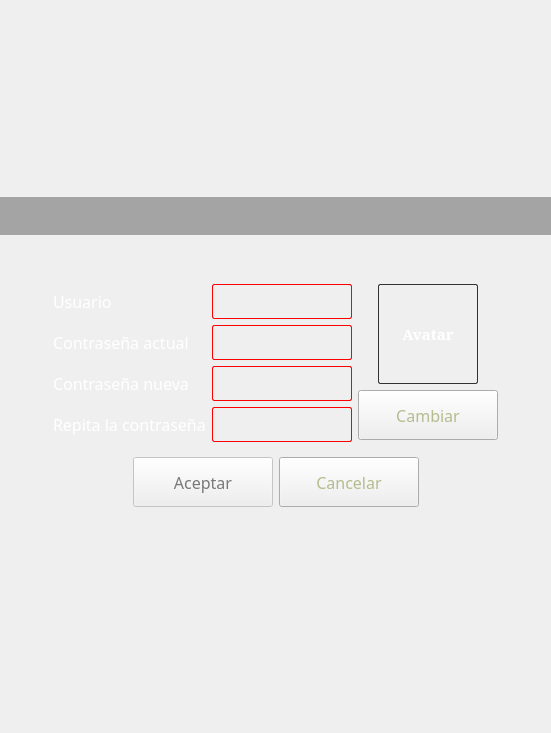
<?xml version="1.0" encoding="UTF-8"?>
<ui version="4.0">
 <class>FormEditUserAccount</class>
 <widget class="QWidget" name="FormEditUserAccount">
  <property name="enabled">
   <bool>true</bool>
  </property>
  <property name="geometry">
   <rect>
    <x>0</x>
    <y>0</y>
    <width>551</width>
    <height>733</height>
   </rect>
  </property>
  <property name="windowTitle">
   <string>Form</string>
  </property>
  <property name="styleSheet">
   <string notr="true">QWidget:disabled{
	color: rgb(120, 120,120);
}
QPushButton:disabled{
	border-image: url(:/stylesheet/button_disabled.png);
}
/*PushButton*/
QPushButton{
	color: rgb(180, 188, 142);
	border-image: url(:/stylesheet/button.png);
}
QPushButton:hover, QPushButton:focus{	
	color: rgb(255, 255, 255);	
	border-image: url(:/stylesheet/button_hover.png);
}
QPushButton:pressed{
	padding-top: 2px;
	border-image: url(:/stylesheet/button_pressed.png);
}
/*LineEdit*/
QLineEdit{	
	padding: 0 8px;
	color: red;
	border: 1px solid red;
	border-radius: 2px;
	background-color: rgba(255, 255, 255, 5);
	selection-background-color: rgba(180, 190, 140, 40);
}
QLabel{
	color: rgb(255, 255, 255);
}
#_w_title{	
	background-color: rgba(0, 0, 0, 80);
}
#_l_avatar{
	border: 1px solid rgb(50, 50, 50);
	border-radius: 2px;
	background-color: rgba(255, 255, 255, 5);
}</string>
  </property>
  <layout class="QVBoxLayout" name="verticalLayout_4">
   <property name="spacing">
    <number>0</number>
   </property>
   <property name="leftMargin">
    <number>0</number>
   </property>
   <property name="topMargin">
    <number>0</number>
   </property>
   <property name="rightMargin">
    <number>0</number>
   </property>
   <property name="bottomMargin">
    <number>0</number>
   </property>
   <item>
    <spacer name="verticalSpacer_2">
     <property name="orientation">
      <enum>Qt::Vertical</enum>
     </property>
     <property name="sizeHint" stdset="0">
      <size>
       <width>20</width>
       <height>40</height>
      </size>
     </property>
    </spacer>
   </item>
   <item>
    <widget class="QWidget" name="_w_title" native="true">
     <layout class="QHBoxLayout" name="horizontalLayout_15">
      <item>
       <spacer name="horizontalSpacer_19">
        <property name="orientation">
         <enum>Qt::Horizontal</enum>
        </property>
        <property name="sizeHint" stdset="0">
         <size>
          <width>40</width>
          <height>20</height>
         </size>
        </property>
       </spacer>
      </item>
      <item>
       <widget class="QLabel" name="label">
        <property name="text">
         <string/>
        </property>
        <property name="pixmap">
         <pixmap resource="../resources/resources.qrc">:/stylesheet/edit_user_account.png</pixmap>
        </property>
       </widget>
      </item>
      <item>
       <spacer name="horizontalSpacer_20">
        <property name="orientation">
         <enum>Qt::Horizontal</enum>
        </property>
        <property name="sizeHint" stdset="0">
         <size>
          <width>40</width>
          <height>20</height>
         </size>
        </property>
       </spacer>
      </item>
     </layout>
    </widget>
   </item>
   <item>
    <spacer name="verticalSpacer_7">
     <property name="orientation">
      <enum>Qt::Vertical</enum>
     </property>
     <property name="sizeType">
      <enum>QSizePolicy::Minimum</enum>
     </property>
     <property name="sizeHint" stdset="0">
      <size>
       <width>20</width>
       <height>20</height>
      </size>
     </property>
    </spacer>
   </item>
   <item>
    <layout class="QHBoxLayout" name="horizontalLayout_4">
     <property name="spacing">
      <number>0</number>
     </property>
     <item>
      <spacer name="horizontalSpacer_5">
       <property name="orientation">
        <enum>Qt::Horizontal</enum>
       </property>
       <property name="sizeHint" stdset="0">
        <size>
         <width>40</width>
         <height>20</height>
        </size>
       </property>
      </spacer>
     </item>
     <item>
      <widget class="QLabel" name="label_5">
       <property name="text">
        <string/>
       </property>
       <property name="pixmap">
        <pixmap resource="../resources/resources.qrc">:/menu/menu_top.png</pixmap>
       </property>
      </widget>
     </item>
     <item>
      <spacer name="horizontalSpacer_6">
       <property name="orientation">
        <enum>Qt::Horizontal</enum>
       </property>
       <property name="sizeHint" stdset="0">
        <size>
         <width>40</width>
         <height>20</height>
        </size>
       </property>
      </spacer>
     </item>
    </layout>
   </item>
   <item>
    <layout class="QHBoxLayout" name="horizontalLayout_6">
     <item>
      <spacer name="horizontalSpacer_9">
       <property name="orientation">
        <enum>Qt::Horizontal</enum>
       </property>
       <property name="sizeHint" stdset="0">
        <size>
         <width>13</width>
         <height>241</height>
        </size>
       </property>
      </spacer>
     </item>
     <item>
      <layout class="QVBoxLayout" name="verticalLayout_3">
       <property name="spacing">
        <number>6</number>
       </property>
       <item>
        <layout class="QHBoxLayout" name="horizontalLayout">
         <property name="spacing">
          <number>6</number>
         </property>
         <item>
          <spacer name="horizontalSpacer_11">
           <property name="orientation">
            <enum>Qt::Horizontal</enum>
           </property>
           <property name="sizeHint" stdset="0">
            <size>
             <width>40</width>
             <height>20</height>
            </size>
           </property>
          </spacer>
         </item>
         <item>
          <layout class="QVBoxLayout" name="verticalLayout">
           <item>
            <widget class="QLabel" name="label_3">
             <property name="minimumSize">
              <size>
               <width>0</width>
               <height>35</height>
              </size>
             </property>
             <property name="maximumSize">
              <size>
               <width>16777215</width>
               <height>35</height>
              </size>
             </property>
             <property name="font">
              <font>
               <family>Revue BT</family>
               <pointsize>12</pointsize>
               <weight>50</weight>
               <bold>false</bold>
              </font>
             </property>
             <property name="text">
              <string>Usuario</string>
             </property>
            </widget>
           </item>
           <item>
            <widget class="QLabel" name="label_9">
             <property name="minimumSize">
              <size>
               <width>0</width>
               <height>35</height>
              </size>
             </property>
             <property name="maximumSize">
              <size>
               <width>16777215</width>
               <height>35</height>
              </size>
             </property>
             <property name="font">
              <font>
               <family>Revue BT</family>
               <pointsize>12</pointsize>
              </font>
             </property>
             <property name="text">
              <string>Contraseña actual</string>
             </property>
            </widget>
           </item>
           <item>
            <widget class="QLabel" name="label_4">
             <property name="minimumSize">
              <size>
               <width>0</width>
               <height>35</height>
              </size>
             </property>
             <property name="maximumSize">
              <size>
               <width>16777215</width>
               <height>35</height>
              </size>
             </property>
             <property name="font">
              <font>
               <family>Revue BT</family>
               <pointsize>12</pointsize>
              </font>
             </property>
             <property name="text">
              <string>Contraseña nueva</string>
             </property>
            </widget>
           </item>
           <item>
            <widget class="QLabel" name="label_2">
             <property name="minimumSize">
              <size>
               <width>80</width>
               <height>35</height>
              </size>
             </property>
             <property name="maximumSize">
              <size>
               <width>16777215</width>
               <height>35</height>
              </size>
             </property>
             <property name="font">
              <font>
               <family>Revue BT</family>
               <pointsize>12</pointsize>
              </font>
             </property>
             <property name="text">
              <string>Repita la contraseña</string>
             </property>
            </widget>
           </item>
          </layout>
         </item>
         <item>
          <layout class="QVBoxLayout" name="verticalLayout_2">
           <item>
            <widget class="QLineEdit" name="_le_user">
             <property name="enabled">
              <bool>true</bool>
             </property>
             <property name="minimumSize">
              <size>
               <width>140</width>
               <height>35</height>
              </size>
             </property>
             <property name="maximumSize">
              <size>
               <width>140</width>
               <height>35</height>
              </size>
             </property>
             <property name="font">
              <font>
               <family>Revue BT</family>
               <pointsize>10</pointsize>
               <weight>50</weight>
               <bold>false</bold>
              </font>
             </property>
             <property name="text">
              <string/>
             </property>
             <property name="maxLength">
              <number>10</number>
             </property>
            </widget>
           </item>
           <item>
            <widget class="QLineEdit" name="_le_current_password">
             <property name="minimumSize">
              <size>
               <width>140</width>
               <height>35</height>
              </size>
             </property>
             <property name="maximumSize">
              <size>
               <width>140</width>
               <height>35</height>
              </size>
             </property>
             <property name="font">
              <font>
               <family>Revue BT</family>
               <pointsize>10</pointsize>
               <weight>50</weight>
               <bold>false</bold>
              </font>
             </property>
             <property name="maxLength">
              <number>10</number>
             </property>
             <property name="echoMode">
              <enum>QLineEdit::Password</enum>
             </property>
            </widget>
           </item>
           <item>
            <widget class="QLineEdit" name="_le_new_password">
             <property name="minimumSize">
              <size>
               <width>140</width>
               <height>35</height>
              </size>
             </property>
             <property name="maximumSize">
              <size>
               <width>140</width>
               <height>35</height>
              </size>
             </property>
             <property name="font">
              <font>
               <family>Revue BT</family>
               <pointsize>10</pointsize>
               <weight>50</weight>
               <bold>false</bold>
              </font>
             </property>
             <property name="text">
              <string/>
             </property>
             <property name="maxLength">
              <number>10</number>
             </property>
             <property name="echoMode">
              <enum>QLineEdit::Password</enum>
             </property>
            </widget>
           </item>
           <item>
            <widget class="QLineEdit" name="_le_confirm_password">
             <property name="minimumSize">
              <size>
               <width>140</width>
               <height>35</height>
              </size>
             </property>
             <property name="maximumSize">
              <size>
               <width>140</width>
               <height>35</height>
              </size>
             </property>
             <property name="font">
              <font>
               <family>Revue BT</family>
               <pointsize>10</pointsize>
               <weight>50</weight>
               <bold>false</bold>
              </font>
             </property>
             <property name="text">
              <string/>
             </property>
             <property name="maxLength">
              <number>10</number>
             </property>
             <property name="echoMode">
              <enum>QLineEdit::Password</enum>
             </property>
            </widget>
           </item>
          </layout>
         </item>
         <item>
          <layout class="QVBoxLayout" name="verticalLayout_5">
           <item>
            <layout class="QHBoxLayout" name="horizontalLayout_9">
             <item>
              <widget class="QLabel" name="_l_avatar">
               <property name="minimumSize">
                <size>
                 <width>100</width>
                 <height>100</height>
                </size>
               </property>
               <property name="maximumSize">
                <size>
                 <width>100</width>
                 <height>100</height>
                </size>
               </property>
               <property name="font">
                <font>
                 <family>Constantia</family>
                 <pointsize>11</pointsize>
                 <weight>75</weight>
                 <bold>true</bold>
                </font>
               </property>
               <property name="text">
                <string>Avatar</string>
               </property>
               <property name="scaledContents">
                <bool>true</bool>
               </property>
               <property name="alignment">
                <set>Qt::AlignCenter</set>
               </property>
              </widget>
             </item>
            </layout>
           </item>
           <item>
            <widget class="QPushButton" name="_pb_examine">
             <property name="minimumSize">
              <size>
               <width>140</width>
               <height>50</height>
              </size>
             </property>
             <property name="font">
              <font>
               <family>Revue BT</family>
               <pointsize>12</pointsize>
              </font>
             </property>
             <property name="text">
              <string>Cambiar</string>
             </property>
            </widget>
           </item>
          </layout>
         </item>
         <item>
          <spacer name="horizontalSpacer_12">
           <property name="orientation">
            <enum>Qt::Horizontal</enum>
           </property>
           <property name="sizeHint" stdset="0">
            <size>
             <width>40</width>
             <height>20</height>
            </size>
           </property>
          </spacer>
         </item>
        </layout>
       </item>
       <item>
        <layout class="QHBoxLayout" name="horizontalLayout_2">
         <item>
          <spacer name="horizontalSpacer">
           <property name="orientation">
            <enum>Qt::Horizontal</enum>
           </property>
           <property name="sizeHint" stdset="0">
            <size>
             <width>40</width>
             <height>20</height>
            </size>
           </property>
          </spacer>
         </item>
         <item>
          <widget class="QPushButton" name="_pb_accept">
           <property name="enabled">
            <bool>false</bool>
           </property>
           <property name="minimumSize">
            <size>
             <width>140</width>
             <height>50</height>
            </size>
           </property>
           <property name="font">
            <font>
             <family>Revue BT</family>
             <pointsize>12</pointsize>
            </font>
           </property>
           <property name="text">
            <string>Aceptar</string>
           </property>
           <property name="shortcut">
            <string>Return</string>
           </property>
          </widget>
         </item>
         <item>
          <widget class="QPushButton" name="_pb_cancel">
           <property name="minimumSize">
            <size>
             <width>140</width>
             <height>50</height>
            </size>
           </property>
           <property name="font">
            <font>
             <family>Revue BT</family>
             <pointsize>12</pointsize>
            </font>
           </property>
           <property name="text">
            <string>Cancelar</string>
           </property>
          </widget>
         </item>
         <item>
          <spacer name="horizontalSpacer_2">
           <property name="orientation">
            <enum>Qt::Horizontal</enum>
           </property>
           <property name="sizeHint" stdset="0">
            <size>
             <width>40</width>
             <height>20</height>
            </size>
           </property>
          </spacer>
         </item>
        </layout>
       </item>
      </layout>
     </item>
     <item>
      <spacer name="horizontalSpacer_10">
       <property name="orientation">
        <enum>Qt::Horizontal</enum>
       </property>
       <property name="sizeHint" stdset="0">
        <size>
         <width>13</width>
         <height>241</height>
        </size>
       </property>
      </spacer>
     </item>
    </layout>
   </item>
   <item>
    <layout class="QHBoxLayout" name="horizontalLayout_5">
     <item>
      <spacer name="horizontalSpacer_7">
       <property name="orientation">
        <enum>Qt::Horizontal</enum>
       </property>
       <property name="sizeHint" stdset="0">
        <size>
         <width>40</width>
         <height>20</height>
        </size>
       </property>
      </spacer>
     </item>
     <item>
      <widget class="QLabel" name="label_6">
       <property name="text">
        <string/>
       </property>
       <property name="pixmap">
        <pixmap resource="../resources/resources.qrc">:/menu/menu_bottom.png</pixmap>
       </property>
      </widget>
     </item>
     <item>
      <spacer name="horizontalSpacer_8">
       <property name="orientation">
        <enum>Qt::Horizontal</enum>
       </property>
       <property name="sizeHint" stdset="0">
        <size>
         <width>40</width>
         <height>20</height>
        </size>
       </property>
      </spacer>
     </item>
    </layout>
   </item>
   <item>
    <spacer name="verticalSpacer">
     <property name="orientation">
      <enum>Qt::Vertical</enum>
     </property>
     <property name="sizeHint" stdset="0">
      <size>
       <width>20</width>
       <height>0</height>
      </size>
     </property>
    </spacer>
   </item>
  </layout>
 </widget>
 <resources>
  <include location="../resources/resources.qrc"/>
 </resources>
 <connections/>
</ui>
